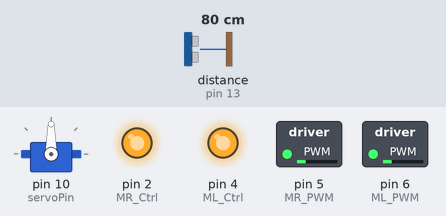
Recording of a sketch running on a simulated Arduino Uno, built with avr-gcc and run on an emulated ATmega328P. On the bench: servo, switched loads named in the sketch (green lamp = pin HIGH), output pins drawn as LEDs (lit = HIGH). Wiring (inferred from the names in the program): ultrasonic range finder: trigger pin 12; echo pin 13; servo: signal pin 10. The inputs (shaded band) are chosen by the test bench; at power-on: distance to the obstacle (sensor on pin 13) 80 cm. The echo pulse lasts 58.3 µs per cm; servo pulses on a pin are drawn as a servo (544–2400 µs = 0–180°); pins used as bus, display or sensor lines are not drawn.

Above: at 1.8 s.
1.9 s: distance to the obstacle (sensor on pin 13) set to 22 cm
3.4 s: distance to the obstacle (sensor on pin 13) set to 19 cm
At 4.4 s:
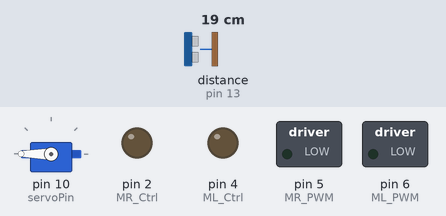
6.4 s: distance to the obstacle (sensor on pin 13) set to 35 cm
At 7.4 s:
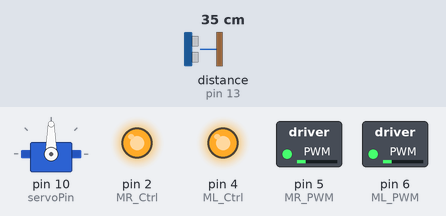
8.1 s: distance to the obstacle (sensor on pin 13) set to 2 cm
At 9.6 s:
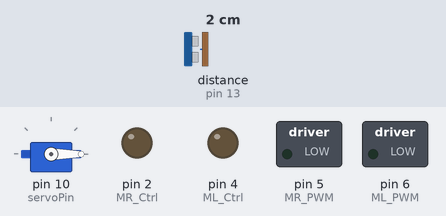
Timing chart, 0 to 12.1 s (numbered marks = the images above; inputs shaded):
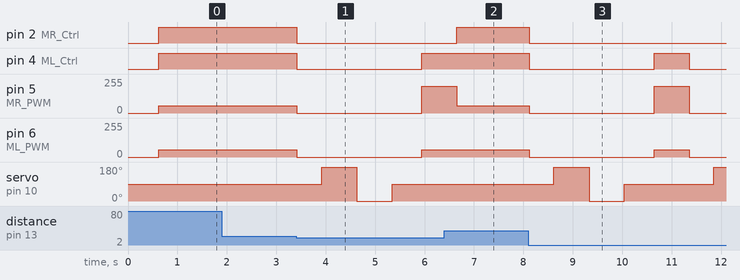

Measured:
- the behaviour switches between 21 and 20 cm on distance to the obstacle (sensor on pin 13) (found by bisection; images 0 and 1)
- after the input at 1.9 s, every drawn part: stays the same
- after the input at 3.4 s, pin 2 (MR_Ctrl): HIGH → LOW at once; pin 4 (ML_Ctrl): HIGH → LOW at once, → HIGH 2.5 s later; pin 5 (MR_PWM): 55/255 → 0/255 at once, → 200/255 2.5 s later; pin 6 (ML_PWM): 55/255 → 0/255 at once, → 55/255 2.5 s later; servo on pin 10 (servoPin): 90° → 180° after 0.52 s, → 0° 0.71 s later, → 90° 0.72 s later
- after the input at 6.4 s, pin 2 (MR_Ctrl): LOW → HIGH after 0.26 s; pin 4 (ML_Ctrl): stays HIGH (without the input it goes to LOW after 0.26 s)
- after the input at 8.1 s, pin 2 (MR_Ctrl): HIGH → LOW at once; pin 4 (ML_Ctrl): HIGH → LOW at once, → HIGH 2.5 s later, → LOW 0.71 s later

The sketch:

lesson_12.ino
```cpp
/*
  Keyestudio Mini Tank Robot V3 (Popular Edition)
  lesson 12
  Ultrasonic avoid tank
  http://www.keyestudio.com
*/
#define servoPin 10  //The pin of servo
int a, a1, a2;
#define ML_Ctrl 4  //Define the direction control pin of the left motor
#define ML_PWM 6   //Define the PWM control pin of the left motor
#define MR_Ctrl 2  //Define the direction control pin of the right motor
#define MR_PWM 5   //Define the PWM control pin of the right motor
#define Trig 12
#define Echo 13
float distance;

void setup() {
  Serial.begin(9600);
  pinMode(servoPin, OUTPUT);
  pinMode(Trig, OUTPUT);
  pinMode(Echo, INPUT);
  pinMode(ML_Ctrl, OUTPUT);
  pinMode(ML_PWM, OUTPUT);
  pinMode(MR_Ctrl, OUTPUT);
  pinMode(MR_PWM, OUTPUT);
  procedure(90); //Set the angle of the servo to 90°
  delay(500); //delay in 500ms
}
void loop() {
  a = checkdistance();  //Assign the distance to the front detected by ultrasonic sensor to the variable a

  if (a < 20) {//When the distance to the front is less than 20cm
    Car_Stop();  //The robot stops
    delay(500); //delay in 500ms
    procedure(180);  //Ultrasonic pan-tilt turns left
    delay(500); //delay in 500ms
    a1 = checkdistance();  //Assign the distance to the left detected by ultrasonic sensor to the variable a1
    delay(100); //read value
    procedure(0); //Ultrasonic pan-tilt turns right
    delay(500); //delay in 500ms
    a2 = checkdistance(); //Assign the distance to the right detected by ultrasonic sensor to the variable a2
    delay(100); //read value

    procedure(90);  //Back to 90°
    delay(500);
    if (a1 > a2) { //When the distance to the left is bigger than to the right
      Car_left();  //The robot turns left
      delay(700);  //turn left700ms
    } else {
      Car_right(); //It turns left for 700ms
      delay(700);
    }
  }
  else { //When the distance to the front is >=20c，the robot moves forward
    Car_front(); //go front
  }

}

void Car_front()
{
  digitalWrite(MR_Ctrl, HIGH);
  analogWrite(MR_PWM, 55);
  digitalWrite(ML_Ctrl, HIGH);
  analogWrite(ML_PWM, 55);
}
void Car_back()
{
  digitalWrite(MR_Ctrl, LOW);
  analogWrite(MR_PWM, 200);
  digitalWrite(ML_Ctrl, LOW);
  analogWrite(ML_PWM, 200);
}
void Car_left()
{
  digitalWrite(MR_Ctrl, HIGH);
  analogWrite(MR_PWM, 55);
  digitalWrite(ML_Ctrl, LOW);
  analogWrite(ML_PWM, 200);
}
void Car_right()
{
  digitalWrite(MR_Ctrl, LOW);
  analogWrite(MR_PWM, 200);
  digitalWrite(ML_Ctrl, HIGH);
  analogWrite(ML_PWM, 55);
}
void Car_Stop()
{
  digitalWrite(MR_Ctrl, LOW);
  analogWrite(MR_PWM, 0);
  digitalWrite(ML_Ctrl, LOW);
  analogWrite(ML_PWM, 0);
}

//The function controls servos
void procedure(byte myangle) {
  int pulsewidth;
  for (int i = 0; i < 5; i++) {
    pulsewidth = myangle * 11 + 500;  //Calculate the value of pulse width
    digitalWrite(servoPin, HIGH);
    delayMicroseconds(pulsewidth);   //The time in high level represents the pulse width
    digitalWrite(servoPin, LOW);
    delay((20 - pulsewidth / 1000));  //As the cycle is 20ms, the time left is in low level
  }
}

//The function controls ultrasonic sound
float checkdistance() {
  float distance;
  digitalWrite(Trig, LOW);
  delayMicroseconds(2);
  digitalWrite(Trig, HIGH);
  delayMicroseconds(10);
  digitalWrite(Trig, LOW);
  distance = pulseIn(Echo, HIGH) / 58.20;  //The 58.20 here comes from 2*29.1=58.2
  delay(10);
  return distance;
}
//****************************************************************
```
